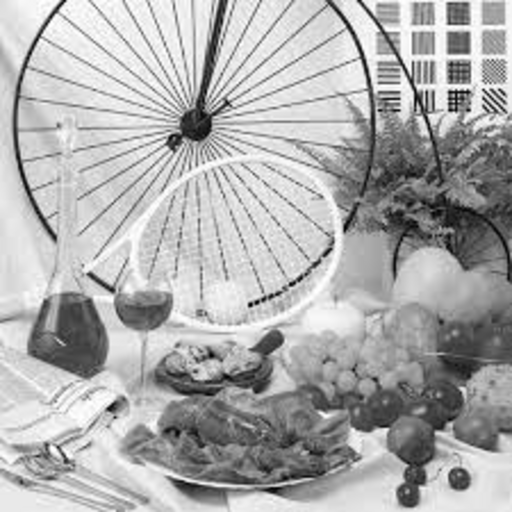
#> input picture sample_image.png, 512 x 512 px
$ python Part_2.py
#> lines starting #> are read from the running program, lines starting #| are printed output that depends on the picture
import cv2
import pywt
import numpy as np
import copy
img=cv2.imread("sample_image.png",0)
#> img is the input picture: shape (512, 512); min 0, max 255, mean 173.4
img=np.asarray(img)
print(img.shape)
#| (512, 512)
# img[img>150]=0
# cv2.imshow("Original Image",img)
# cv2.waitKey(0)

def prune(dummy,threshold_pow):
    print("    Energy of one of the sub-band is",np.sqrt(np.mean(np.multiply(dummy, dummy))))
    threshold=(np.mean(abs(dummy)))/pow(2,threshold_pow)
    dummy[dummy>threshold]=0
    return dummy

print("\n------------- Using different threshold values and different level of decompositions ---------------\n\n")
possible_level_of_decomposition=[3,4]
possible_threshold_pow=[1,16]
for level_of_decomposition in possible_level_of_decomposition:
    for threshold_pow in possible_threshold_pow:
        print("\nFor Levels of decomposition =",level_of_decomposition," and threshold = average /",threshold_pow,":")
        dummy=copy.deepcopy(img)
        coeffs=pywt.wavedec2(dummy,'db5', mode='periodization',level=level_of_decomposition)

        coeffs[0] = prune(coeffs[0], threshold_pow)
        for level in range(level_of_decomposition):
            coeffs[level + 1] = [prune(d, threshold_pow) for d in coeffs[level + 1]]
        img_recovered = pywt.waverec2(coeffs, 'db5', mode='periodization')
        cv2.imshow("Original Image",img)
        cv2.imshow("Recoverd image with threshold = average/"+str(threshold_pow)+" and level of decomposition = "+str(level_of_decomposition),img_recovered)
        cv2.waitKey(0)
#> this loop made 2 passes
#> pass 1, `cv2.imshow("Recoverd image with threshold = average/"+str(threshold_po..`:
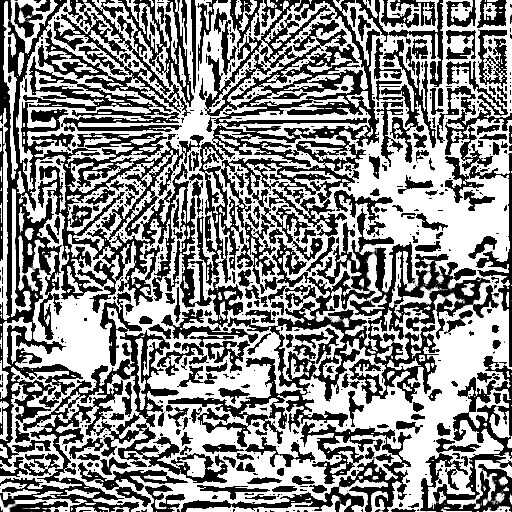
#> window 'Recoverd image with threshold ': shape (512, 512); min 0, max 255, mean 138.7
#> pass 2, `cv2.imshow("Recoverd image with threshold = average/"+str(threshold_po..`:
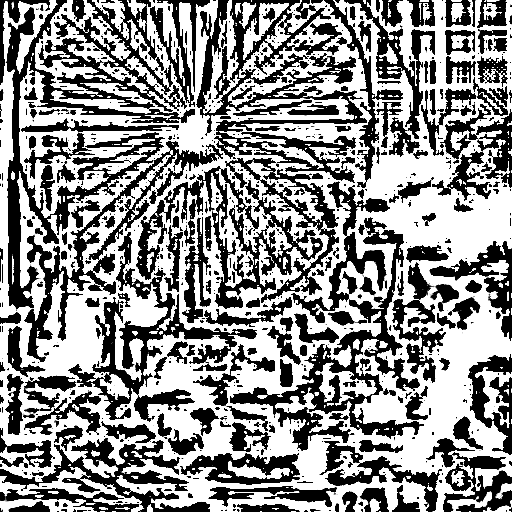
#> window 'Recoverd image with threshold ': shape (512, 512); min 0, max 255, mean 141.9
#> pass 2, `cv2.imshow("Recoverd image with threshold = average/"+str(threshold_po..`:
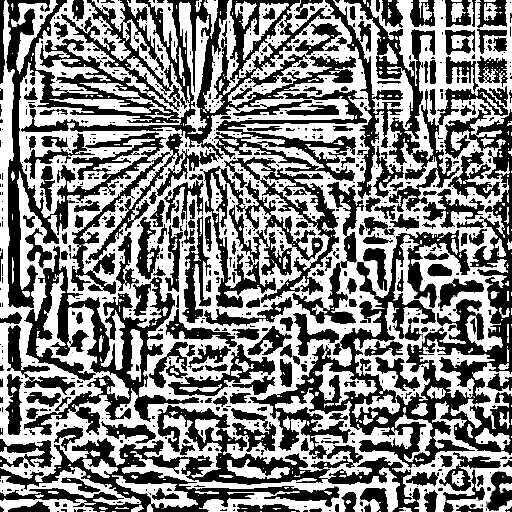
#> window 'Recoverd image with threshold ': shape (512, 512); min 0, max 255, mean 130.5


print("\n\n\n------------- varying the number of coefficients retained ---------------\n\n")
possible_level_of_decomposition=[3,4]
possible_percentage_coefficients_that_can_be_discarded = ["50 %","95 %","99.5 %"]

for level_of_decomposition in possible_level_of_decomposition:
    for percentage_coefficients_that_can_be_discarded in possible_percentage_coefficients_that_can_be_discarded:
        print("\nLevels of decomposition =",level_of_decomposition," and",percentage_coefficients_that_can_be_discarded," coefficients discarded :")
        percent=float(percentage_coefficients_that_can_be_discarded[:-2])/100
        dummy=copy.deepcopy(img)
        coeffs=pywt.wavedec2(dummy,'db5',level=level_of_decomposition, mode='periodization')
        arr, slices = pywt.coeffs_to_array(coeffs)
        arr_sorted = np.sort(np.abs(arr.reshape(-1)))
        threshold = arr_sorted[int(np.floor(percent*len(arr_sorted)))]
        arr[arr>threshold]=0

        coeffs_filtered = pywt.array_to_coeffs(arr,slices,output_format='wavedec2')

        img_recovered  = pywt.waverec2(coeffs_filtered,'db5', mode='periodization')
        cv2.imshow("Original Image",img)
        cv2.imshow("Recoverd image with "+percentage_coefficients_that_can_be_discarded+" coefficients discarded and level of decomposition = "+str(level_of_decomposition),img_recovered)
        cv2.waitKey(0)
#> this loop made 2 passes
#> pass 1, `cv2.imshow("Recoverd image with "+percentage_coefficients_that_can_be_..`:
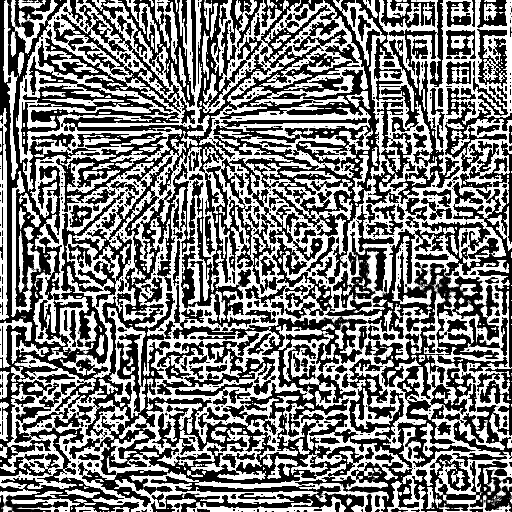
#> window 'Recoverd image with 50 % coeff': shape (512, 512); min 0, max 255, mean 123.8
#> pass 1, `cv2.imshow("Recoverd image with "+percentage_coefficients_that_can_be_..`:
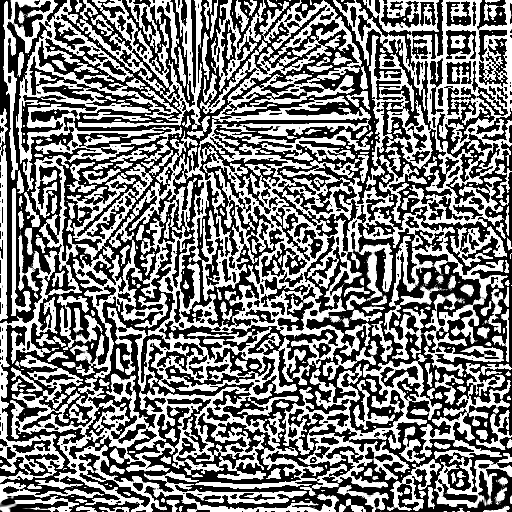
#> window 'Recoverd image with 95 % coeff': shape (512, 512); min 0, max 255, mean 124.5
#> pass 1, `cv2.imshow("Recoverd image with "+percentage_coefficients_that_can_be_..`:
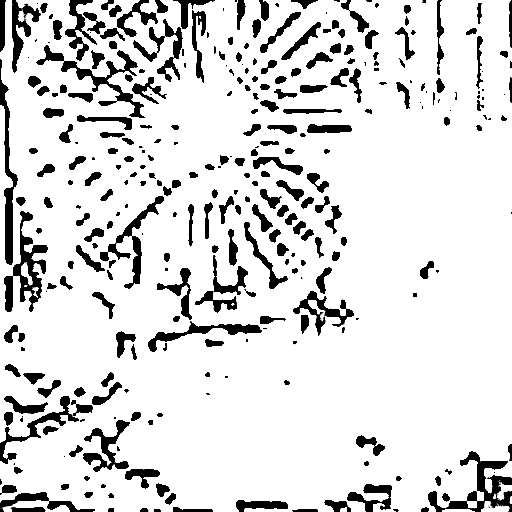
#> window 'Recoverd image with 99.5 % coe': shape (512, 512); min 0, max 255, mean 219.7
#> after the loop:
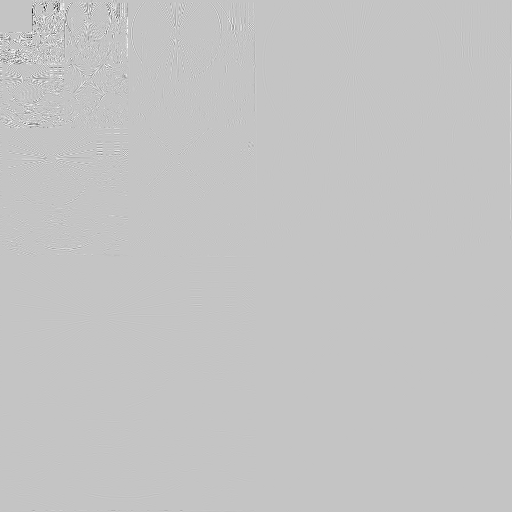
#> arr: shape (512, 512) float64; min -1111.6, max 331.6, mean -0.2; drawn with min black and max white
cv2.destroyAllWindows()
